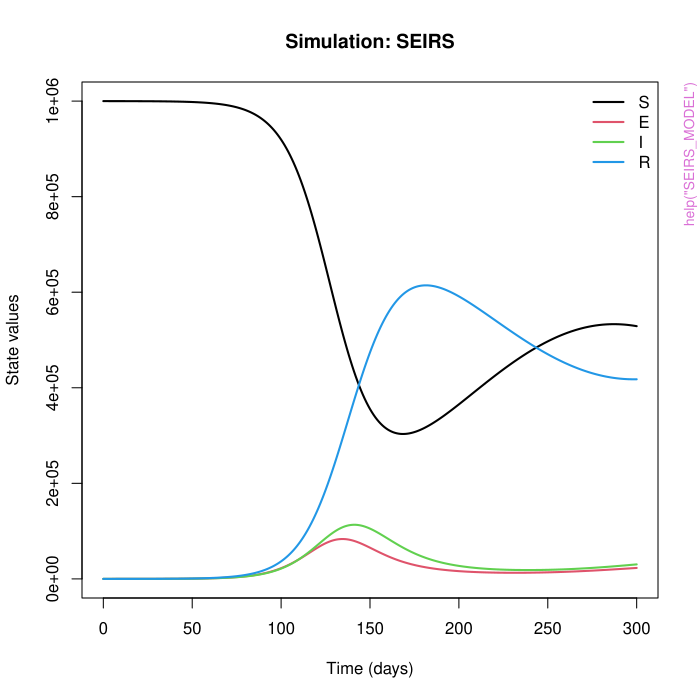

This figure's R source:
pkgname <- "SIR"
source(file.path(R.home("share"), "R", "examples-header.R"))
options(warn = 1)
base::assign(".ExTimings", "SIR-Ex.timings", pos = 'CheckExEnv')
base::cat("name\tuser\tsystem\telapsed\n", file=base::get(".ExTimings", pos = 'CheckExEnv'))
base::assign(".format_ptime",
function(x) {
  if(!is.na(x[4L])) x[1L] <- x[1L] + x[4L]
  if(!is.na(x[5L])) x[2L] <- x[2L] + x[5L]
  options(OutDec = '.')
  format(x[1L:3L], digits = 7L)
},
pos = 'CheckExEnv')

### * </HEADER>
library('SIR')

base::assign(".oldSearch", base::search(), pos = 'CheckExEnv')
base::assign(".old_wd", base::getwd(), pos = 'CheckExEnv')
cleanEx()
nameEx("SEIRS_MODEL")
### * SEIRS_MODEL

flush(stderr()); flush(stdout())

base::assign(".ptime", proc.time(), pos = "CheckExEnv")
### Name: SEIRS_MODEL
### Title: SEIRS epidemic model with latent period and waning immunity
### Aliases: SEIRS_MODEL
### Keywords: datasets

### ** Examples

## Simulate a SEIRS epidemic
sim <- simulate_epi(
  model = SEIRS_MODEL,
  times = 0:300,
  parms = c(beta = 0.3, sigma = 0.2, gamma = 0.14, omega = 0.01),
  init  = c(S = 1e6, E = 0, I = 20, R = 0),
  obs   = "poisson"
)

plot(sim)

## Plot observed incidence
plot(sim, what = "incidence")

## Fit the model to observed incidence
fit_inc <- fit_epi_model(
  x = sim$incidence$inc,
  model = SEIRS_MODEL,
  init = SEIRS_MODEL$init,
  target = "incidence"
)

fit_inc




base::assign(".dptime", (proc.time() - get(".ptime", pos = "CheckExEnv")), pos = "CheckExEnv")
base::cat("SEIRS_MODEL", base::get(".format_ptime", pos = 'CheckExEnv')(get(".dptime", pos = "CheckExEnv")), "\n", file=base::get(".ExTimings", pos = 'CheckExEnv'), append=TRUE, sep="\t")
cleanEx()
nameEx("SEIR_MODEL")
### * SEIR_MODEL

flush(stderr()); flush(stdout())

base::assign(".ptime", proc.time(), pos = "CheckExEnv")
### Name: SEIR_MODEL
### Title: SEIR epidemic model with latent (exposed) period
### Aliases: SEIR_MODEL
### Keywords: datasets

### ** Examples

## Simulate a SEIR epidemic
sim <- simulate_epi(
  model = SEIR_MODEL,
  times = 0:200,
  parms = c(beta = 0.3, sigma = 0.2, gamma = 0.14),
  init  = c(S = 1e6, E = 5, I = 10, R = 0),
  obs   = "poisson"
)

plot(sim)

## Plot observed incidence
plot(sim, what = "incidence")

## Fit the model to observed incidence
fit_inc <- fit_epi_model(
  x = sim$incidence$inc,
  model = SEIR_MODEL,
  init = SEIR_MODEL$init,
  target = "incidence"
)

fit_inc




base::assign(".dptime", (proc.time() - get(".ptime", pos = "CheckExEnv")), pos = "CheckExEnv")
base::cat("SEIR_MODEL", base::get(".format_ptime", pos = 'CheckExEnv')(get(".dptime", pos = "CheckExEnv")), "\n", file=base::get(".ExTimings", pos = 'CheckExEnv'), append=TRUE, sep="\t")
cleanEx()
nameEx("SIRS_MODEL")
### * SIRS_MODEL

flush(stderr()); flush(stdout())

base::assign(".ptime", proc.time(), pos = "CheckExEnv")
### Name: SIRS_MODEL
### Title: SIRS epidemic model with waning immunity
### Aliases: SIRS_MODEL
### Keywords: datasets

### ** Examples

## Simulate a SIRS epidemic
sim <- simulate_epi(
  model = SIRS_MODEL,
  times = 0:200,
  parms = c(beta = 0.3, gamma = 0.1, omega = 0.02),
  init  = c(S = 1e6, I = 20, R = 0)
)

plot(sim)

## Plot observed incidence (if an observation model is used)
plot(sim, what = "incidence")

## Fit the model to observed incidence
fit_inc <- fit_epi_model(
  x = sim$incidence$inc,
  model = SIRS_MODEL,
  init = SIRS_MODEL$init,
  target = "incidence"
)

fit_inc




base::assign(".dptime", (proc.time() - get(".ptime", pos = "CheckExEnv")), pos = "CheckExEnv")
base::cat("SIRS_MODEL", base::get(".format_ptime", pos = 'CheckExEnv')(get(".dptime", pos = "CheckExEnv")), "\n", file=base::get(".ExTimings", pos = 'CheckExEnv'), append=TRUE, sep="\t")
cleanEx()
nameEx("SIR_MODEL")
### * SIR_MODEL

flush(stderr()); flush(stdout())

base::assign(".ptime", proc.time(), pos = "CheckExEnv")
### Name: SIR_MODEL
### Title: SIR epidemic model
### Aliases: SIR_MODEL
### Keywords: datasets

### ** Examples

## Simulate a SIR epidemic
sim <- simulate_epi(
  model = SIR_MODEL,
  times = 0:200,
  parms = c(beta = 0.3, gamma = 0.1),
  init  = c(S = 1e6, I = 10, R = 0)
)

plot(sim)

## Plot observed incidence (if an observation model is used)
plot(sim, what = "incidence")

## Fit the model to observed incidence
fit_inc <- fit_epi_model(
  x = sim$incidence$inc,
  model = SIR_MODEL,
  init = SIR_MODEL$init,
  target = "incidence"
)

fit_inc




base::assign(".dptime", (proc.time() - get(".ptime", pos = "CheckExEnv")), pos = "CheckExEnv")
base::cat("SIR_MODEL", base::get(".format_ptime", pos = 'CheckExEnv')(get(".dptime", pos = "CheckExEnv")), "\n", file=base::get(".ExTimings", pos = 'CheckExEnv'), append=TRUE, sep="\t")
cleanEx()
nameEx("SI_MODEL")
### * SI_MODEL

flush(stderr()); flush(stdout())

base::assign(".ptime", proc.time(), pos = "CheckExEnv")
### Name: SI_MODEL
### Title: SI epidemic model
### Aliases: SI_MODEL
### Keywords: datasets

### ** Examples

## Simulate an SI epidemic
sim <- simulate_epi(
  model = SI_MODEL,
  times = 0:100,
  parms = c(beta = 0.4),
  obs = "negbin",
  init = SI_MODEL$init
)

plot(sim)

## Plot observed incidence
plot(sim, what = "incidence")

## Fit the model to observed incidence
fit_inc <- fit_epi_model(
  x = sim$incidence$inc,
  model = SI_MODEL,
  init = SI_MODEL$init,
  target = "incidence"
)

fit_inc




base::assign(".dptime", (proc.time() - get(".ptime", pos = "CheckExEnv")), pos = "CheckExEnv")
base::cat("SI_MODEL", base::get(".format_ptime", pos = 'CheckExEnv')(get(".dptime", pos = "CheckExEnv")), "\n", file=base::get(".ExTimings", pos = 'CheckExEnv'), append=TRUE, sep="\t")
cleanEx()
nameEx("compute_growth_metrics")
### * compute_growth_metrics

flush(stderr()); flush(stdout())

base::assign(".ptime", proc.time(), pos = "CheckExEnv")
### Name: compute_growth_metrics
### Title: Compute short-horizon growth metrics from an infection time
###   series
### Aliases: compute_growth_metrics

### ** Examples

infected <- ts(c(100, 110, 121, 133, 146, 161))
out <- compute_growth_metrics(infected)
out$inc_pct
out$doubling_days



base::assign(".dptime", (proc.time() - get(".ptime", pos = "CheckExEnv")), pos = "CheckExEnv")
base::cat("compute_growth_metrics", base::get(".format_ptime", pos = 'CheckExEnv')(get(".dptime", pos = "CheckExEnv")), "\n", file=base::get(".ExTimings", pos = 'CheckExEnv'), append=TRUE, sep="\t")
cleanEx()
nameEx("fit_epi_model")
### * fit_epi_model

flush(stderr()); flush(stdout())

base::assign(".ptime", proc.time(), pos = "CheckExEnv")
### Name: fit_epi_model
### Title: Fit an epidemic model by trajectory matching
### Aliases: fit_epi_model

### ** Examples

## Not run: 
##D ## ------------------------------------------------------------
##D ## Example 1: Fit incidence using log-RMSE
##D ## ------------------------------------------------------------
##D sim <- simulate_epi(
##D   model = SIR_MODEL,
##D   times = 0:200,
##D   parms = SIR_MODEL$defaults,
##D   init  = list(S = 1e6, I = 20, R = 0),
##D   seed  = 22
##D )
##D 
##D x_inc <- sim$incidence$inc
##D 
##D fit_inc <- fit_epi_model(
##D   x = x_inc,
##D   model = SIR_MODEL,
##D   target = "incidence",
##D   loss = "logrmse",
##D   init = list(S = 1e6, I = 6, R = 0)
##D )
##D 
##D print(fit_inc)
##D 
##D ## ------------------------------------------------------------
##D ## Example 2: Fit a state variable using a different optimizer
##D ## ------------------------------------------------------------
##D fit_I <- fit_epi_model(
##D   x = sim$states$I,
##D   model = SIR_MODEL,
##D   target = "I",
##D   init = list(S = 1e6, I = 10, R = 0),
##D   optim_method = "Nelder-Mead",
##D   method = "rk4",
##D   rtol = 1e-8,
##D   atol = 1e-10
##D )
##D 
##D print(fit_I)
## End(Not run)




base::assign(".dptime", (proc.time() - get(".ptime", pos = "CheckExEnv")), pos = "CheckExEnv")
base::cat("fit_epi_model", base::get(".format_ptime", pos = 'CheckExEnv')(get(".dptime", pos = "CheckExEnv")), "\n", file=base::get(".ExTimings", pos = 'CheckExEnv'), append=TRUE, sep="\t")
cleanEx()
nameEx("new_epi_model")
### * new_epi_model

flush(stderr()); flush(stdout())

base::assign(".ptime", proc.time(), pos = "CheckExEnv")
### Name: new_epi_model
### Title: Create a new epidemic model object
### Aliases: new_epi_model

### ** Examples

sir_model <- new_epi_model(
  name = "SIR",
  rhs = sir_rhs,
  state_names = c("S", "I", "R"),
  par_names = c("beta", "gamma"),
  incidence = "incidence"
)




base::assign(".dptime", (proc.time() - get(".ptime", pos = "CheckExEnv")), pos = "CheckExEnv")
base::cat("new_epi_model", base::get(".format_ptime", pos = 'CheckExEnv')(get(".dptime", pos = "CheckExEnv")), "\n", file=base::get(".ExTimings", pos = 'CheckExEnv'), append=TRUE, sep="\t")
cleanEx()
nameEx("plot.sim_epi")
### * plot.sim_epi

flush(stderr()); flush(stdout())

base::assign(".ptime", proc.time(), pos = "CheckExEnv")
### Name: plot.sim_epi
### Title: Plot a simulated epidemic
### Aliases: plot.sim_epi

### ** Examples

sim <- simulate_epi(
  model = SIR_MODEL,
  times = 0:200,
  time_unit = "days",
  parms = c(beta = 0.3, gamma = 0.1),
  init  = c(S = 999990, I = 10, R = 0, C = 10),
  obs   = "poisson",
  seed  = 1
)

# Plot all model states
plot(sim)

# Plot observed incidence (requires an observation model)
plot(sim, what = "incidence")




base::assign(".dptime", (proc.time() - get(".ptime", pos = "CheckExEnv")), pos = "CheckExEnv")
base::cat("plot.sim_epi", base::get(".format_ptime", pos = 'CheckExEnv')(get(".dptime", pos = "CheckExEnv")), "\n", file=base::get(".ExTimings", pos = 'CheckExEnv'), append=TRUE, sep="\t")
cleanEx()
nameEx("predict.fit_epi_model")
### * predict.fit_epi_model

flush(stderr()); flush(stdout())

base::assign(".ptime", proc.time(), pos = "CheckExEnv")
### Name: predict.fit_epi_model
### Title: Predict epidemic dynamics from a fitted epidemic model
### Aliases: predict.fit_epi_model

### ** Examples

## Not run: 
##D sim <- simulate_epi(
##D   model = SIR_MODEL,
##D   n_days = 200,
##D   parms = c(beta = 0.30, gamma = 0.10),
##D   init = list(S = 1e6, I = 20, R = 0),
##D   obs = "poisson"
##D )
##D plot(sim)
##D inc_obs <- sim$incidence$inc
##D plot(seq_along(inc_obs) - 1, inc_obs,
##D      type = "l", xlab = "Day", ylab = "Incidence")
##D fit <- fit_epi_model(inc_obs,
##D                      loss = "logrmse",
##D                      model = SIRS_MODEL,
##D                      init = list(I0 = 6, N = 1e6))
##D init <- tail(sim$states, n = 1)[, -1]
##D pred <- predict(
##D   object = fit,
##D   n_days = 1000,
##D   init = init
##D )
##D plot(pred)
##D plot(sim)
##D plot(pred$states$time, pred$states$I)
##D plot(pred$states$I, col = "red", lty = 2)
##D lines(pred$states$S, col = "blue", lty = 2)
## End(Not run)




base::assign(".dptime", (proc.time() - get(".ptime", pos = "CheckExEnv")), pos = "CheckExEnv")
base::cat("predict.fit_epi_model", base::get(".format_ptime", pos = 'CheckExEnv')(get(".dptime", pos = "CheckExEnv")), "\n", file=base::get(".ExTimings", pos = 'CheckExEnv'), append=TRUE, sep="\t")
cleanEx()
nameEx("print.epi_model")
### * print.epi_model

flush(stderr()); flush(stdout())

base::assign(".ptime", proc.time(), pos = "CheckExEnv")
### Name: print.epi_model
### Title: Print an epidemic model object
### Aliases: print.epi_model

### ** Examples

SIR_MODEL




base::assign(".dptime", (proc.time() - get(".ptime", pos = "CheckExEnv")), pos = "CheckExEnv")
base::cat("print.epi_model", base::get(".format_ptime", pos = 'CheckExEnv')(get(".dptime", pos = "CheckExEnv")), "\n", file=base::get(".ExTimings", pos = 'CheckExEnv'), append=TRUE, sep="\t")
cleanEx()
nameEx("print.fit_epi_model")
### * print.fit_epi_model

flush(stderr()); flush(stdout())

base::assign(".ptime", proc.time(), pos = "CheckExEnv")
### Name: print.fit_epi_model
### Title: Print a fitted epidemic model
### Aliases: print.fit_epi_model

### ** Examples

## Not run: 
##D fit <- fit_epi_model(
##D   x = incidence_data,
##D   model = SIR_MODEL
##D )
##D 
##D fit
## End(Not run)




base::assign(".dptime", (proc.time() - get(".ptime", pos = "CheckExEnv")), pos = "CheckExEnv")
base::cat("print.fit_epi_model", base::get(".format_ptime", pos = 'CheckExEnv')(get(".dptime", pos = "CheckExEnv")), "\n", file=base::get(".ExTimings", pos = 'CheckExEnv'), append=TRUE, sep="\t")
cleanEx()
nameEx("print.sim_epi")
### * print.sim_epi

flush(stderr()); flush(stdout())

base::assign(".ptime", proc.time(), pos = "CheckExEnv")
### Name: print.sim_epi
### Title: Print a simulated epidemic
### Aliases: print.sim_epi

### ** Examples

sim <- simulate_epi(
  model = SIR_MODEL,
  times = 0:200,
  time_unit = "days",
  parms = c(beta = 0.30, gamma = 0.10),
  init  = c(S = 999990, I = 10, R = 0, C = 10),
  seed  = 1
)

sim




base::assign(".dptime", (proc.time() - get(".ptime", pos = "CheckExEnv")), pos = "CheckExEnv")
base::cat("print.sim_epi", base::get(".format_ptime", pos = 'CheckExEnv')(get(".dptime", pos = "CheckExEnv")), "\n", file=base::get(".ExTimings", pos = 'CheckExEnv'), append=TRUE, sep="\t")
cleanEx()
nameEx("simulate_epi")
### * simulate_epi

flush(stderr()); flush(stdout())

base::assign(".ptime", proc.time(), pos = "CheckExEnv")
### Name: simulate_epi
### Title: Simulate an epidemic model defined by an 'epi_model' object
### Aliases: simulate_epi

### ** Examples

## ------------------------------------------------------------------
## Example 1: SIR model with model-defined incidence
## ------------------------------------------------------------------

sim <- simulate_epi(
  model = SIR_MODEL,
  times = 0:200,
  time_unit = "week",
  parms = c(beta = 0.30, gamma = 0.10),
  init  = c(S = 1e6 - 10, I = 10, R = 0, C = 10),
  seed  = 1,
  method = 'lsoda'
)

# Plot state trajectories defined by the model
plot(sim)

# Plot observed incidence (requires the model to define incidence)
plot(sim, what = "incidence")


## ------------------------------------------------------------------
## Example 2: Using a different numerical integration method
## ------------------------------------------------------------------

sim_rk4 <- simulate_epi(
  model = SIR_MODEL,
  times = 0:200,
  parms = c(beta = 0.30, gamma = 0.10),
  init  = c(S = 1e6 - 10, I = 10, R = 0, C = 10),
  method = "rk4"
)

plot(sim_rk4)


## ------------------------------------------------------------------
## Example 3: Model without an incidence definition
## ------------------------------------------------------------------

sim <- simulate_epi(
  model = SI_MODEL,
  times = 30:100,
  parms = c(beta = 0.25),
  init  = c(S = 999, I = 1)
)

plot(sim)
plot(sim, what = "incidence")


## ------------------------------------------------------------------
## Example 4: Stochastic observation model
## ------------------------------------------------------------------

sim <- simulate_epi(
  model = SIR_MODEL,
  times = 0:150,
  parms = c(beta = 0.35, gamma = 0.12),
  init  = c(S = 1e5 - 5, I = 5, R = 0, C = 5),
  obs   = "negbin",
  size  = 20,
  seed  = 123
)

plot(sim, what = "incidence")




base::assign(".dptime", (proc.time() - get(".ptime", pos = "CheckExEnv")), pos = "CheckExEnv")
base::cat("simulate_epi", base::get(".format_ptime", pos = 'CheckExEnv')(get(".dptime", pos = "CheckExEnv")), "\n", file=base::get(".ExTimings", pos = 'CheckExEnv'), append=TRUE, sep="\t")
cleanEx()
nameEx("summary.sim_epi")
### * summary.sim_epi

flush(stderr()); flush(stdout())

base::assign(".ptime", proc.time(), pos = "CheckExEnv")
### Name: summary.sim_epi
### Title: Summarize a simulated epidemic
### Aliases: summary.sim_epi

### ** Examples

sim <- simulate_epi(n_days = 300, model = SIRS_MODEL, omega = 1/180, seed = 1)

summary(sim)




base::assign(".dptime", (proc.time() - get(".ptime", pos = "CheckExEnv")), pos = "CheckExEnv")
base::cat("summary.sim_epi", base::get(".format_ptime", pos = 'CheckExEnv')(get(".dptime", pos = "CheckExEnv")), "\n", file=base::get(".ExTimings", pos = 'CheckExEnv'), append=TRUE, sep="\t")
### * <FOOTER>
###
cleanEx()
options(digits = 7L)
base::cat("Time elapsed: ", proc.time() - base::get("ptime", pos = 'CheckExEnv'),"\n")
grDevices::dev.off()
###
### Local variables: ***
### mode: outline-minor ***
### outline-regexp: "\\(> \\)?### [*]+" ***
### End: ***
quit('no')
